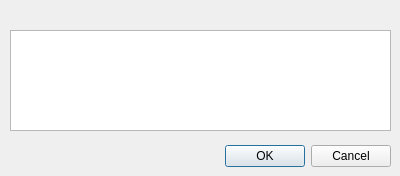
<?xml version="1.0" encoding="UTF-8"?>
<ui version="4.0">
 <class>AjouterTexte</class>
 <widget class="QDialog" name="AjouterTexte">
  <property name="geometry">
   <rect>
    <x>0</x>
    <y>0</y>
    <width>400</width>
    <height>176</height>
   </rect>
  </property>
  <property name="windowTitle">
   <string>Dialog</string>
  </property>
  <widget class="QDialogButtonBox" name="buttonBox">
   <property name="geometry">
    <rect>
     <x>50</x>
     <y>140</y>
     <width>341</width>
     <height>32</height>
    </rect>
   </property>
   <property name="orientation">
    <enum>Qt::Horizontal</enum>
   </property>
   <property name="standardButtons">
    <set>QDialogButtonBox::Cancel|QDialogButtonBox::Ok</set>
   </property>
  </widget>
  <widget class="QTextEdit" name="textEdit">
   <property name="geometry">
    <rect>
     <x>10</x>
     <y>30</y>
     <width>381</width>
     <height>101</height>
    </rect>
   </property>
  </widget>
 </widget>
 <resources/>
 <connections>
  <connection>
   <sender>buttonBox</sender>
   <signal>accepted()</signal>
   <receiver>AjouterTexte</receiver>
   <slot>accept()</slot>
   <hints>
    <hint type="sourcelabel">
     <x>248</x>
     <y>254</y>
    </hint>
    <hint type="destinationlabel">
     <x>157</x>
     <y>274</y>
    </hint>
   </hints>
  </connection>
  <connection>
   <sender>buttonBox</sender>
   <signal>rejected()</signal>
   <receiver>AjouterTexte</receiver>
   <slot>reject()</slot>
   <hints>
    <hint type="sourcelabel">
     <x>316</x>
     <y>260</y>
    </hint>
    <hint type="destinationlabel">
     <x>286</x>
     <y>274</y>
    </hint>
   </hints>
  </connection>
 </connections>
</ui>
